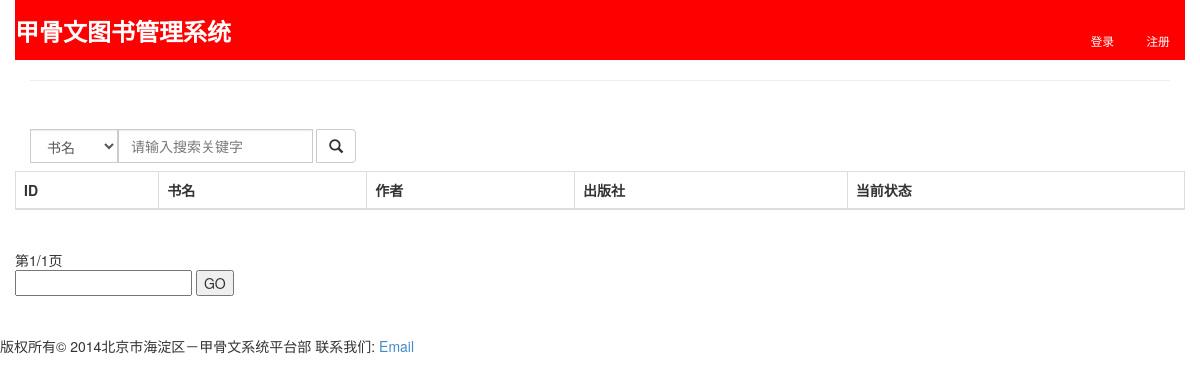
/books/?page=2, run on an earlier commit of the app's database.
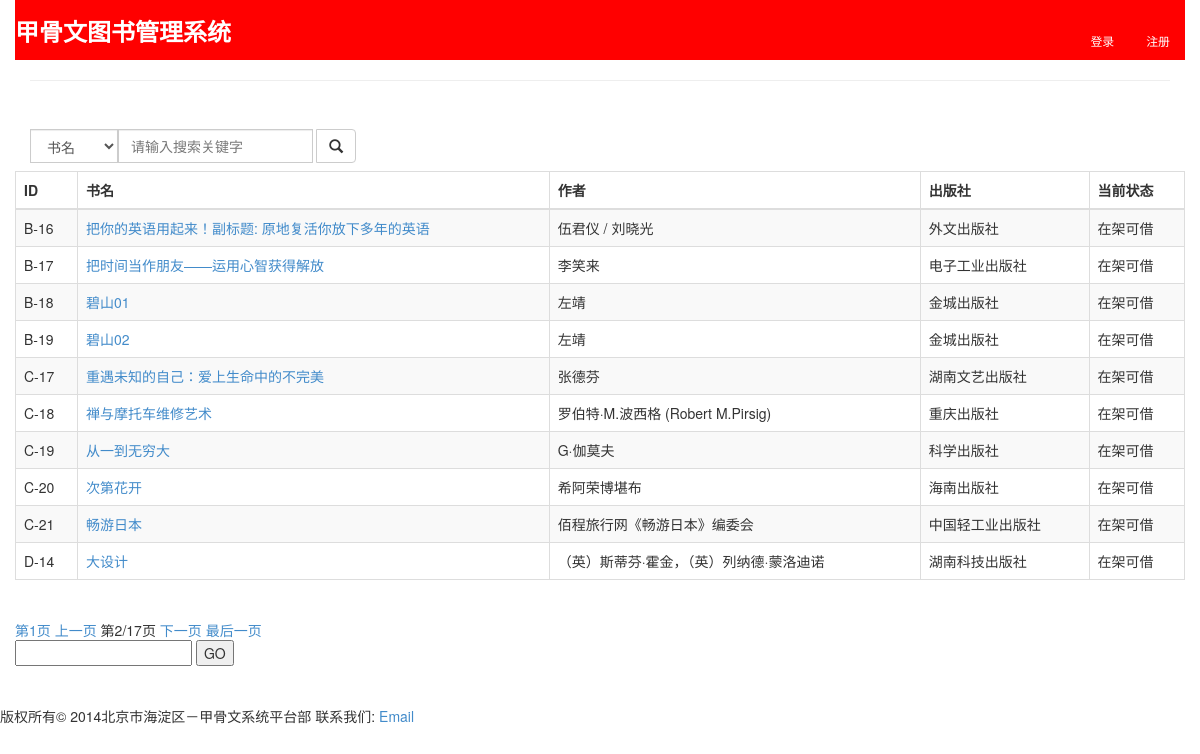
And on a later commit of the database.
### books/models.py (models this page shows, shortened)
class Book(models.Model):
    identifier = models.CharField(max_length=10, primary_key=True)
    name = models.CharField(max_length=50)
    author = models.CharField(max_length=50)
    publisher = models.CharField(max_length=50)
    status = models.CharField(max_length=20)
    class Meta:
        db_table = 'books'

### books/views.py (the view)
def index(request):
    user = request.user
    book_list = Book.objects.all()
    paginator = Paginator(book_list, 10) # show 10 books per page
    page = request.GET.get('page')
    try:
        books = paginator.page(page)
    except PageNotAnInteger:
        books = paginator.page(1)
    except EmptyPage:
        books = paginator.page(paginator.num_pages)
    return render_to_response('books/index.html', \
        RequestContext(request, {'books': books, 'user': user, }))

### books/templates/books/index.html (shortened to what this page needs)
{% extends "base.html" %}
{% block headline %}<p style="color: white; font-family: sans-serif; font-weight: 900">甲骨文图书管理系统</p>{% endblock %}
{% block header %}
<ul class="nav nav-pills pull-right" style="color: white">
  {% if user.username != '' %}
  <li><a href="{% url 'userinfo' user %}"><small style="color: white; font-weight: 900">{{ user.username }}</small></a></li>
  <li><a href="{% url 'logout' %}"><small style="color: white; font-weight: bold">退出</small></a></li>
  {% else %}
  <li><a href="/accounts/login/"><small style="color: white">登录</small></a></li>
  <li><a href="/accounts/register/"><small style="color: white">注册</small></a></li>
  {% endif %}
</ul>
{% endblock %}
{% block content %}
<form class="navbar-form navbar-left" role="search" action="/books/searchresults/" method="get">
  <div class="form-group">
    <span class="input-group">
      <span class="input-group-btn">
        <select class="form-control" name="searchtype">
          <option>书名</option>
        </select>
      </span>
      <span class="input-group-btn">
        <input type="text" class="form-control" name="searchword" placeholder="请输入搜索关键字" />
      </span>&nbsp;
      <span class="input-group-btn">
        <button type="submit" class="btn btn-default">
          <span class="glyphicon glyphicon-search"></span>
        </button>
      </span>
    </span>
  </div>
</form>
<table class="table table-bordered table-striped table-hover">
  <thead>
    <tr>
      <th>ID</th>
      <th>书名</th>
      <th>作者</th>
      <th>出版社</th>
      <th>当前状态</th>
    </tr>
  </thead>
  <tbody>
    {% for book in books %}
    <tr>
      <td>{{ book.identifier }}</td>
      <td><a href="/books/profile/{{ book.identifier }}">{{ book.name }}</a></td>
      <td>{{ book.author }}</td>
      <td>{{ book.publisher }}</td>
      <td>{{ book.status }}</td>
    </tr>
    {% endfor %}
  </tbody>
</table>
<div class="pagination">
  <span class="step-links">
    {% if books.has_previous %}
      <a href="?page=1">第1页</a>
      <a href="?page={{ books.previous_page_number }}">上一页</a>
    {% endif %}
    <span class="current">
      第{{ books.number }}/{{ books.paginator.num_pages }}页
    </span>
    {% if books.has_next %}
      <a href="?page={{ books.next_page_number }}">下一页</a>
      <a href="?page={{ books.paginator.num_pages }}">最后一页</a>
    {% endif %}
    <form action="" method="get">
      <input type="text" name="page" />
      <input type="submit" value="GO" />
    </form>
  </span>
{% endblock %}

What changed in the data, as far as the page shows it:
added Book: identifier "B-16", name "把你的英语用起来！副标题: 原地复活你放下多年的英语", author "伍君仪 / 刘晓光", publisher "外文出版社", status "在架可借"
added Book: identifier "B-17", name "把时间当作朋友——运用心智获得解放", author "李笑来", publisher "电子工业出版社", status "在架可借"
added Book: identifier "B-18", name "碧山01", author "左靖", publisher "金城出版社", status "在架可借"
added Book: identifier "B-19", name "碧山02", author "左靖", publisher "金城出版社", status "在架可借"
added Book: identifier "C-17", name "重遇未知的自己：爱上生命中的不完美", author "张德芬", publisher "湖南文艺出版社", status "在架可借"
added Book: identifier "C-18", name "禅与摩托车维修艺术", author "罗伯特·M.波西格 (Robert M.Pirsig)", publisher "重庆出版社", status "在架可借"
added Book: identifier "C-19", name "从一到无穷大", author "G·伽莫夫", publisher "科学出版社", status "在架可借"
added Book: identifier "C-20", name "次第花开", author "希阿荣博堪布", publisher "海南出版社", status "在架可借"
added Book: identifier "C-21", name "畅游日本", author "佰程旅行网《畅游日本》编委会", publisher "中国轻工业出版社", status "在架可借"
added Book: identifier "D-14", name "大设计", author "（英）斯蒂芬·霍金，（英）列纳德·蒙洛迪诺", publisher "湖南科技出版社", status "在架可借"
Also different on the page:
{{ books.number }}: "1" → "2"
{{ books.paginator.num_pages }}: "1" → "17"
text now shown: "第1页 上一页 下一页 最后一页"
